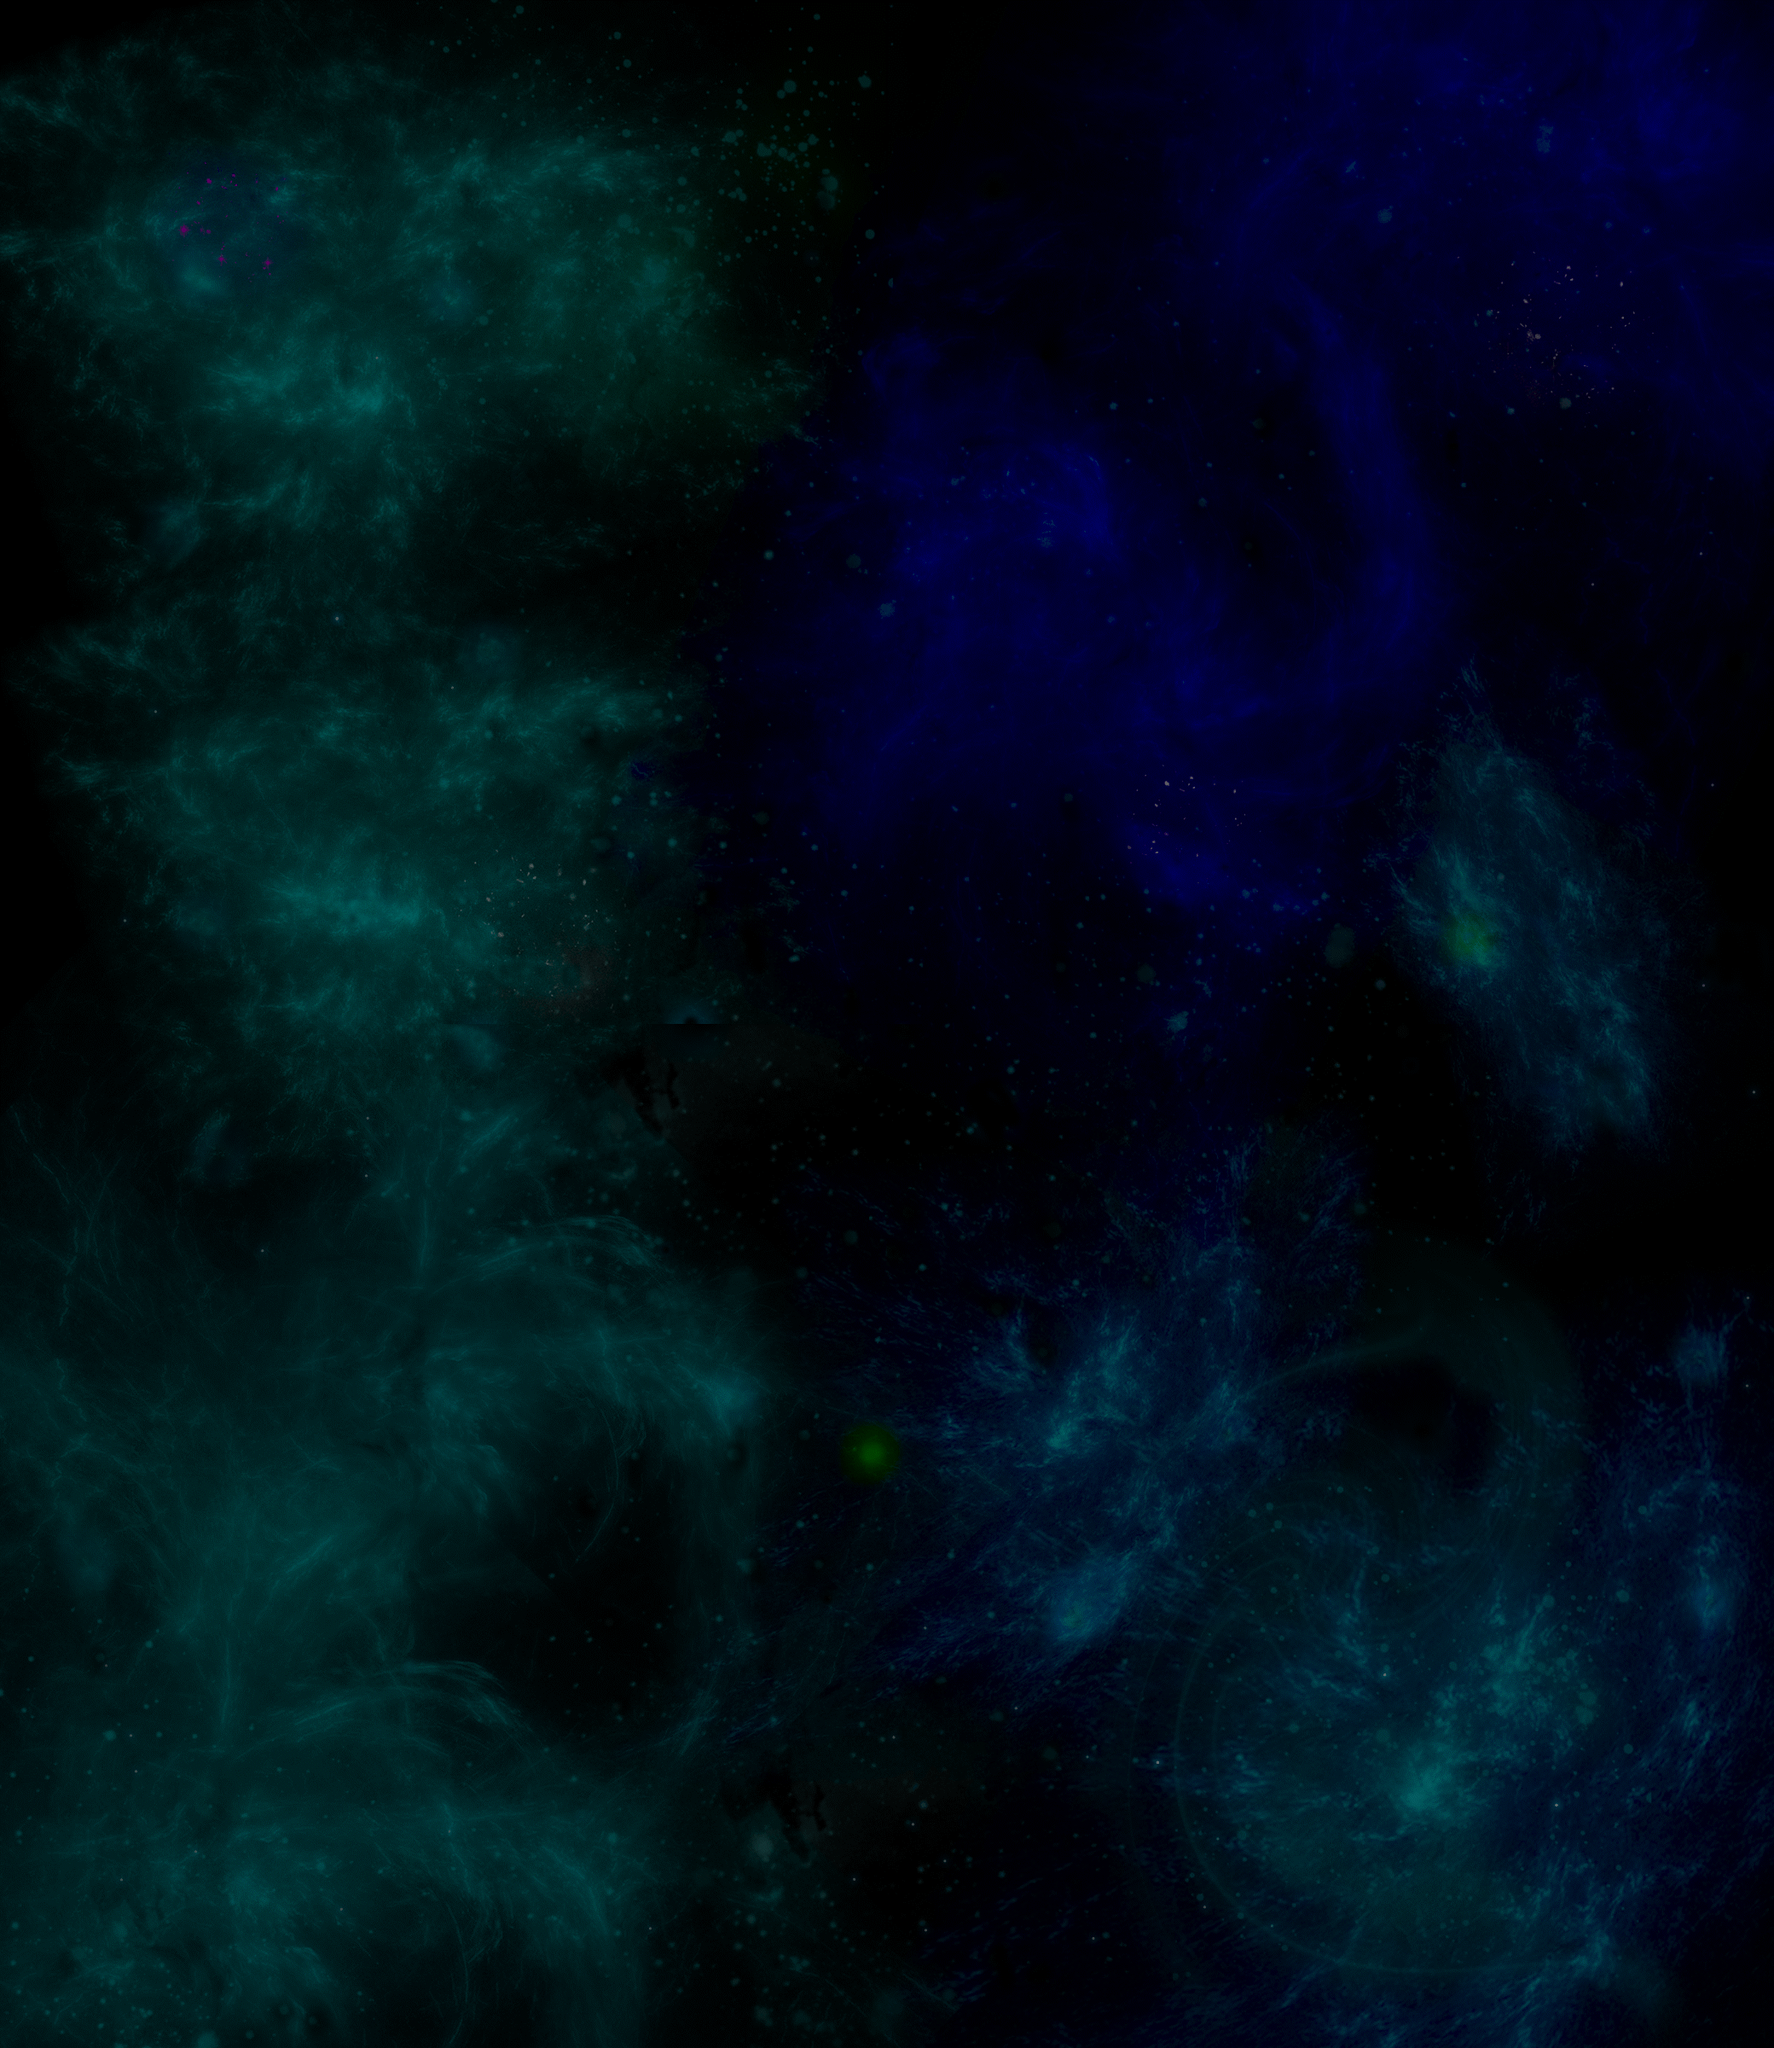

A 2D game scene composited from a Tiled map and its tileset images. What follows is a short description and the map's XML, with each tile layer's data collapsed to a summary:
An orthogonal 52x60 tile map with 40x40 px tiles, 4 tile layers (star_cloud_01, star_cloud_02, star_cloud_03, star_cloud_04), 4 tilesets.

<map version="1.0" orientation="orthogonal" renderorder="right-down" width="52" height="60" tilewidth="40" tileheight="40" nextobjectid="1">
 <tileset firstgid="1" name="star_cloud_01" tilewidth="40" tileheight="40" spacing="1" tilecount="780" columns="26">
  <image source="images/star_cloud_01.png" width="1065" height="1229" />
 </tileset>
 <tileset firstgid="781" name="star_cloud_02" tilewidth="40" tileheight="40" spacing="1" tilecount="780" columns="26">
  <image source="images/star_cloud_02.png" width="1065" height="1229" />
 </tileset>
 <tileset firstgid="1561" name="star_cloud_03" tilewidth="40" tileheight="40" spacing="1" tilecount="780" columns="26">
  <image source="images/star_cloud_03.png" width="1065" height="1229" />
 </tileset>
 <tileset firstgid="2341" name="star_cloud_04" tilewidth="40" tileheight="40" spacing="1" tilecount="780" columns="26">
  <image source="images/star_cloud_04.png" width="1065" height="1229" />
 </tileset>
 <layer name="star_cloud_01" width="52" height="60">
  <data>[3120 cells, 780 non-empty, 780 distinct tile ids]</data>
 </layer>
 <layer name="star_cloud_02" width="52" height="60">
  <data>[3120 cells, 780 non-empty, 780 distinct tile ids]</data>
 </layer>
 <layer name="star_cloud_03" width="52" height="60">
  <data>[3120 cells, 780 non-empty, 780 distinct tile ids]</data>
 </layer>
 <layer name="star_cloud_04" width="52" height="60">
  <data>[3120 cells, 780 non-empty, 780 distinct tile ids]</data>
 </layer>
</map>
